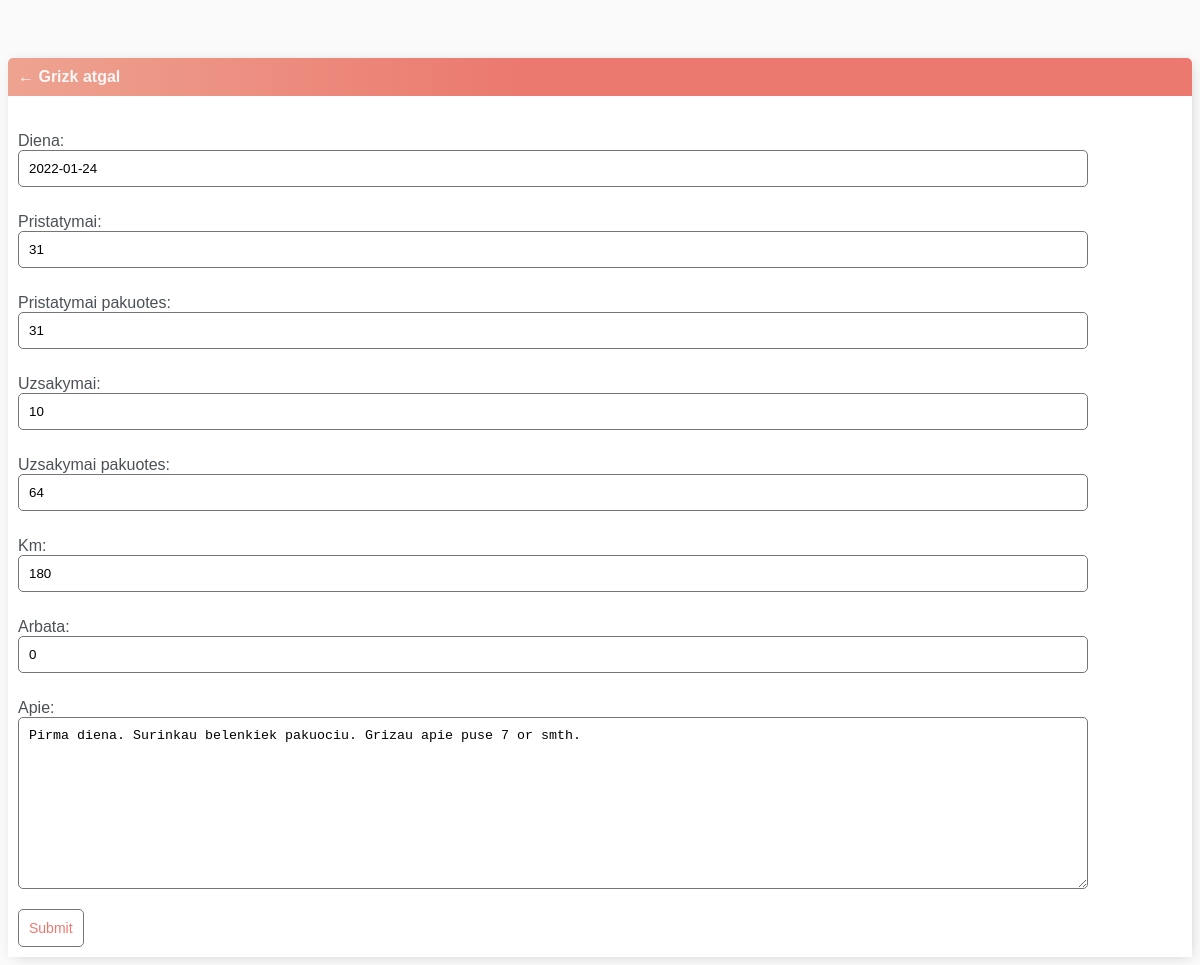
The page /taskas-update/20/ (signed in) on the database its author committed.
### base/models.py (models this page shows, shortened)
class Taskai(models.Model):
    user = models.ForeignKey(User, on_delete=models.CASCADE, null=True, blank=True)
    diena = models.DateField(auto_now_add=False)
    pristatymai = models.IntegerField()
    pristatymai_pakuotes = models.IntegerField()
    uzsakymai = models.IntegerField()
    uzsakymai_pakuotes = models.IntegerField()
    km = models.IntegerField()
    arbata = models.IntegerField()
    apie = models.TextField(null=True, blank=True)
    class Meta:
        ordering = ['diena']

### base/views.py (the view)
# urls.py: path('taskas-update/<int:pk>/', TaskaiUpdate.as_view(), name='taskas-update'),
class TaskaiUpdate(LoginRequiredMixin, UpdateView):
    model = Taskai
    fields = ['diena', 'pristatymai', 'pristatymai_pakuotes', 'uzsakymai', 'uzsakymai_pakuotes', 'km', 'arbata', 'apie']
    success_url = reverse_lazy('visi-taskai')

### base/templates/base/taskai_form.html (shortened to what this page needs)
{% extends 'base/main.html'%}
{% block content %}
<div class="header-bar">
  <a href="{% url 'visi-taskai' %}"> &#8592; Grizk atgal</a>
</div>
<div class="card-body">
  <form method="POST" action="">
    {{form.as_p}}
    <input class="button" type="submit" value="Submit"/>
</div>
{% endblock content%}

### static/base/style.css (style rules this page uses)
body { background-color: #FAFAFA; font-family: 'Nunito', sans-serif; padding-top: 50px; }
a, p { color: #4b5156 }
a { font-weight: 600; }
.header-bar a { color: rgb(247, 247, 247); text-decoration: none; }
.header-bar { display: flex; justify-content: space-between; color: #fff; padding: 10px; border-radius: 5px 5px 0 0; background: linear-gradient(90deg, #EEA390 0%, #EB796F 43%, #EB796F 100%); }
.button { border: 1px solid #757575; background-color: #FFF; color: #EB796F; padding: 10px; font-size: 14px; border-radius: 5px; cursor: pointer; text-decoration: none; }
.card-body { padding: 10px; }
label { padding-top: 10px !important; display: block; }
input[type=text], input[type=number], input[type=password], textarea { border: 1px solid #757575; border-radius: 5px; padding: 10px; width: 90%; }

### rows shown on the page
Taskai: diena "2022-01-24", pristatymai "31", pristatymai_pakuotes "31", uzsakymai "10", uzsakymai_pakuotes "64", km "180", arbata "0", apie "Pirma diena. Surinkau belenkiek pakuociu. Grizau apie puse 7 or smth."
